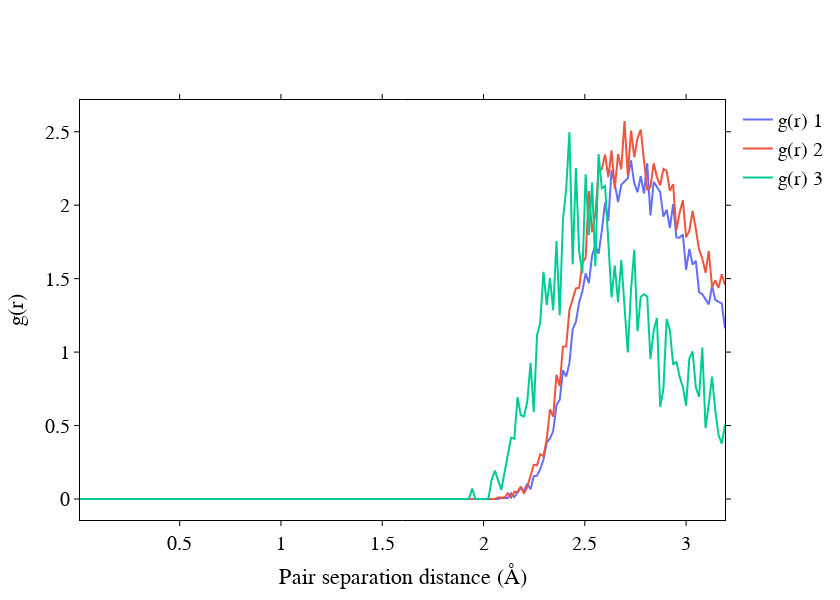

The code cell stored with this chart in its notebook:
### Code cell
from dfttk.plotly_format import plot_format
import plotly.graph_objects as go

# Access the RDF data
rdf_data = data.tables['coordination-rdf'].xy()
r_values = rdf_data[:, 0]  # Radial distance values

fig = go.Figure()

# Loop over all g(r) columns (skip the first column, which is r)
for i in range(1, rdf_data.shape[1]):
    fig.add_trace(go.Scatter(x=r_values, y=rdf_data[:, i], mode='lines', name=f'g(r) {i}'))

plot_format(fig, "Pair separation distance (Å)", "g(r)")
fig.show()

### Figure 1 — Plotly figure (JSON) as saved in the notebook; plotly's stock layout.template omitted (floating-point values rounded to 4 significant figures; data arrays with more than 128 entries replaced by an {"elided": "..."} marker saying what was removed)
{"data": [{"mode": "lines", "name": "g(r) 1", "type": "scatter", "x": {"elided": "200 float values"}, "y": {"elided": "200 float values"}}, {"mode": "lines", "name": "g(r) 2", "type": "scatter", "x": {"elided": "200 float values"}, "y": {"elided": "200 float values"}}, {"mode": "lines", "name": "g(r) 3", "type": "scatter", "x": {"elided": "200 float values"}, "y": {"elided": "200 float values"}}], "layout": {"font": {"family": "Devaju Sans"}, "height": 600, "legend": {"font": {"color": "black", "size": 20}}, "plot_bgcolor": "white", "width": 840, "xaxis": {"linecolor": "black", "linewidth": 1, "mirror": "allticks", "showgrid": false, "showline": true, "tickcolor": "black", "tickfont": {"color": "rgb(0,0,0)", "size": 20}, "ticks": "outside", "tickwidth": 1, "title": {"font": {"color": "rgb(0,0,0)", "size": 22}, "text": "Pair separation distance (Å)"}}, "yaxis": {"linecolor": "black", "linewidth": 1, "mirror": "allticks", "showgrid": false, "showline": true, "tickcolor": "black", "tickfont": {"color": "rgb(0,0,0)", "size": 20}, "ticks": "outside", "tickwidth": 1, "title": {"font": {"color": "rgb(0,0,0)", "size": 22}, "text": "g(r)"}}}}
